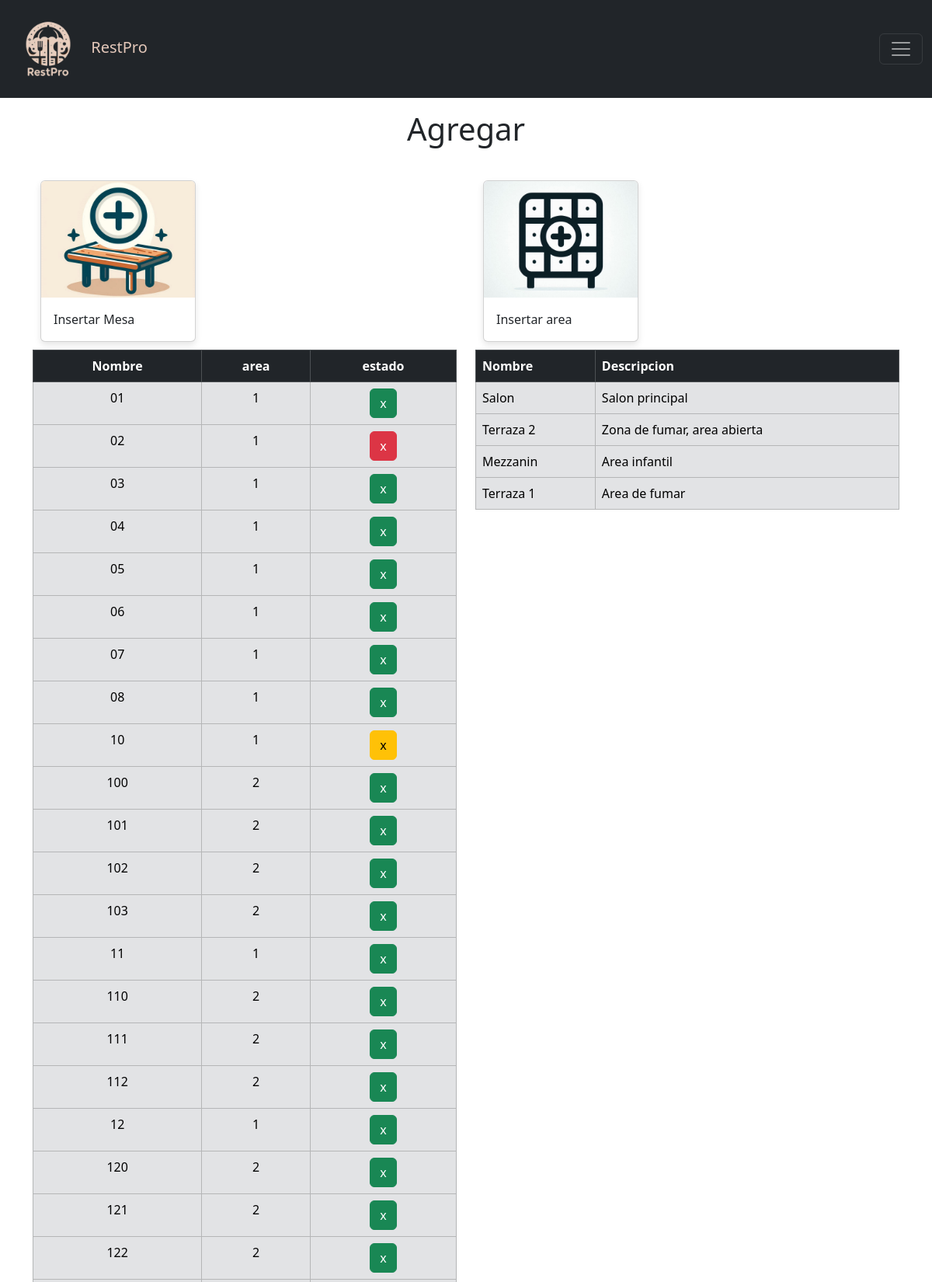
Page /vistas/agregar.php (upper part) on the committed database.
### tables this page shows
CREATE TABLE IF NOT EXISTS `mesa` (
  `id` int NOT NULL AUTO_INCREMENT,
  `nombre` varchar(50) NOT NULL,
  `area_id` int NOT NULL,
  `n_personas` int NOT NULL,
  `estado` int NOT NULL DEFAULT '0' COMMENT '0 = disponible,\r\n1 = Ocupada,\r\n2 = Reservada',
  PRIMARY KEY (`id`),
  KEY `area_id` (`area_id`)
);

CREATE TABLE IF NOT EXISTS `area` (
  `id` int NOT NULL AUTO_INCREMENT,
  `nombre` varchar(50) NOT NULL COMMENT 'Nombre de area',
  `descripcion` varchar(250) NOT NULL COMMENT 'Descripcion de area',
  PRIMARY KEY (`id`)
);

### vistas/agregar.php (the view, shortened to what this page needs)
<?php
$ubicacion = "../";
$titulo = "Agregar";
include ($ubicacion . "includes/header.php");
include ($ubicacion . "config/conexion.php");
$result = $pdo->query("SELECT * FROM area");
if ($result->rowCount() > 0) {
    $resultAreas = $result->fetchAll(PDO::FETCH_OBJ);
}
$result = $pdo->query('SELECT * FROM mesa ORDER BY nombre ASC');
if ($result->rowCount() > 0) {
    $resultMesas = $result->fetchAll(PDO::FETCH_OBJ);
}
?>
<div class="container mt-3">
    <h1 class="text-center"><?php echo $titulo; ?></h1><br>
    <div class="row ">
        <div class="col">
            <div class="card">
                <a href="" data-bs-toggle="modal" data-bs-target="#agregarMesa" class="stretched-link">
                    <img class="card-img-top" src="<?php echo $ubicacion; ?>assets/imagenes/icon_add_mesa.jpg">
                    <div class="card-body">
                        Insertar Mesa
                    </div>
                </a>
            </div>
            <div class="centrar">
                <table class="table table-bordered table-dark" style="width: 50%px;">
                    <thead>
                        <tr>
                            <th scope="col">Nombre</th>
                            <th scope="col">area</th>
                            <th scope="col">estado</th>
                        </tr>
                    </thead>
                    <tbody class="table-secondary">
                        <?php foreach ($resultMesas as $mesa): ?>
                            <tr>
                                <?php if ($mesa->estado == 0) {
                                    $estado = 'success';
                                }
                                if ($mesa->estado == 1) {
                                    $estado = 'danger';
                                }
                                if ($mesa->estado == 2) {
                                    $estado = 'warning';
                                } ?>
                                <td scope="row"><?php echo $mesa->nombre; ?></td>
                                <td scope="row"><?php echo $mesa->area_id; ?></td>
                                <td scope="row"><button class="btn btn-<?php echo $estado; ?>">x</button></td>
                            </tr>
                        <?php endforeach ?>
                </table>
            </div>
        </div>
        <div class="col">
            <div class="card">
                <a href="" data-bs-toggle="modal" data-bs-target="#agregarArea" class="stretched-link">
                    <img class="card-img-top" src="<?php echo $ubicacion; ?>assets/imagenes/icon_add_area.jpg">
                    <div class="card-body">
                        Insertar area
                    </div>
                </a>
            </div>
            <div>
                <table class="table table-bordered table-dark" style="width: 50%px;">
                    <thead>
                        <tr>
                            <th scope="col">Nombre</th>
                            <th scope="col">Descripcion</th>
                        </tr>
                    </thead>
                    <tbody class="table-secondary">
                        <?php foreach ($resultAreas as $area): ?>
                            <tr>
                                <td scope="row"><?php echo $area->nombre; ?></td>
                                <td scope="row"><?php echo $area->descripcion; ?></td>
                            </tr>
                        <?php endforeach ?>
                </table>
            </div>
        </div>
    </div>
</div>

### includes/header.php (shortened to what this page needs)
<!doctype html>
<html lang="es">
<head>
    <link href="https://cdn.jsdelivr.net/npm/bootstrap@5.3.3/dist/css/bootstrap.min.css" rel="stylesheet">
    <link href="https://getbootstrap.com/docs/5.3/assets/css/docs.css" rel="stylesheet">
    <link href="<?php echo $ubicacion; ?>assets/tools/styles.css" rel="stylesheet">
    <link rel="stylesheet" href="https://cdn.jsdelivr.net/npm/bootstrap-icons@1.11.3/font/bootstrap-icons.min.css">
</head>
<body>
    <?php
    include_once $ubicacion."includes/navbar.php";
    ?>

### includes/navbar.php (shortened to what this page needs)
<nav class="navbar navbar-dark bg-dark">
    <div class="container-fluid">
        <a class="navbar-brand color-text-navbar" href="<?php echo $ubicacion; ?>index.php">
            <img src="<?php echo $ubicacion; ?>assets/imagenes/logo-white.png" width="100" height="100" alt="...">
            RestPro
        </a>
        <button class="navbar-toggler" type="button" data-bs-toggle="offcanvas" data-bs-target="#offcanvasNavbar"
            aria-controls="offcanvasNavbar" aria-label="Toggle navigation">
            <span class="navbar-toggler-icon"></span>
        </button>
</nav>

### assets/tools/styles.css (style rules this page uses)
.row { display: flex; row-gap: 48px; }
.centrar { text-align: center; justify-content: center; align-items: center; }
.container { margin-top: 50px; }
.card { width: 200px; margin: 10px; box-shadow: 0 4px 8px rgba(0, 0, 0, 0.1); }
.card img { height: 150px; object-fit: cover; }
.color-text-navbar { color: #e4c8ba; }

### vistas/agregar.php (style rules this page uses)
.card a { color: inherit; text-decoration: none; }
.card { transition: box-shadow 0.3s ease; }

### rows in the picture
mesa: nombre "01", area "1"
mesa: nombre "02", area "1"
mesa: nombre "03", area "1"
mesa: nombre "04", area "1"
mesa: nombre "05", area "1"
mesa: nombre "06", area "1"
mesa: nombre "07", area "1"
mesa: nombre "08", area "1"
mesa: nombre "10", area "1"
mesa: nombre "100", area "2"
mesa: nombre "101", area "2"
mesa: nombre "102", area "2"
mesa: nombre "103", area "2"
mesa: nombre "11", area "1"
mesa: nombre "110", area "2"
mesa: nombre "111", area "2"
mesa: nombre "112", area "2"
mesa: nombre "12", area "1"
mesa: nombre "120", area "2"
mesa: nombre "121", area "2"
mesa: nombre "122", area "2"
area: nombre "Salon", descripcion "Salon principal"
area: nombre "Terraza 2", descripcion "Zona de fumar, area abierta"
area: nombre "Mezzanin", descripcion "Area infantil"
area: nombre "Terraza 1", descripcion "Area de fumar"

### other values in the picture
$titulo "Agregar"
